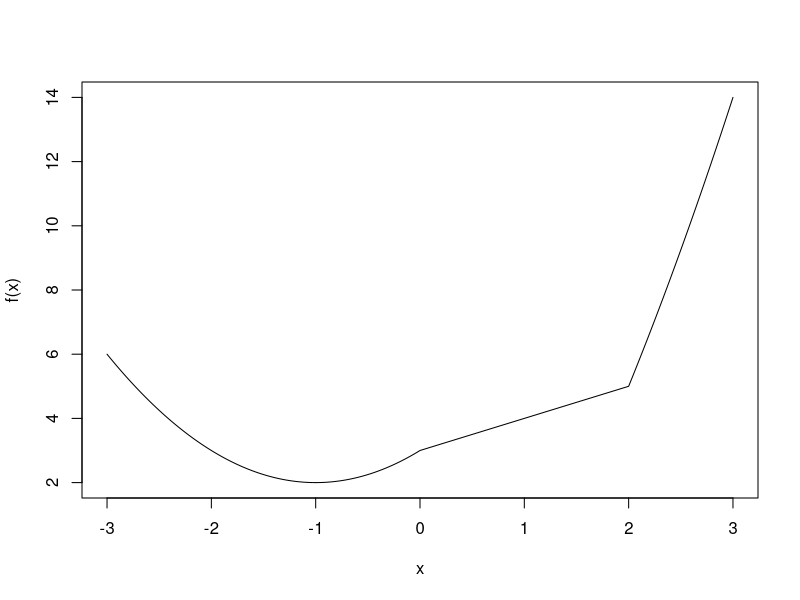

Recreate this plot in R. (Note: this script raises an error after producing the figure.)
## ---- chunk 1
knitr::opts_chunk$set(echo = TRUE)
## ---- chunk 2

tmpFn1 <- function(xVec){
  return(xVec^(1:length(xVec)))
}

## simple example
a <- c(2, 5, 3, 8, 2, 4)

b <- tmpFn1(a)
b

## ---- chunk 3
tmpFn2 <- function(xVec2){
  
  n = length(xVec2)
  
  return(xVec2^(1:n)/(1:n))
}

c <- tmpFn2(a)
c
## ---- chunk 4
tmpFn3 <- function(x, n){
  return (1 + sum((x^(1:n))/(1:n)))
}
d <- tmpFn3(2, 5)
d
## ---- chunk 5
tmpFn <- function(xVec){
  n <- length(xVec)
  first <- (1:(n-2))
  second <- first + 1
  third <- first + 2
  return ((xVec[first] + xVec[second] + xVec[third])/3)
}
e <- tmpFn(c(1:5, 6:1))
e
## ---- chunk 6
tmpFn <- function(x){
  ifelse( (x < 0), (x^2 + 2*x + 3),
          ifelse( x < 2, x + 3, x^2 + 4*x - 7)
  )
}
tmp <- seq(-3, 3, len=10000)
plot(tmp, tmpFn(tmp), type = "l", xlab = "x", ylab = "f(x)")
## ---- chunk 7
tmpFn <- function(m){
  m[m%%2 == 1] <- 2* m[m%%2 == 1]
  m
}

test <- matrix(c(1,1,3,5,2,6,-2,-1,-3), nrow=3, byrow=TRUE)
test
tmpFn(test)
## ---- chunk 8
tmpFn <- function(n, k) {
  tmp <- diag(k, nrow = n)
  tmp[abs(row(tmp) - col(tmp)) == 1] <- 1
  tmp
}
tmpFn(6,3)
## ---- chunk 9
quadrant <- function(alpha) {
 1 + (alpha %% 360) %/% 90
}
quadrant(45)
quadrant(105)
quadrant(250)
quadrant(300)
quadrant(1000)
## ---- chunk 10
weekday <- function(day, month, year) {
 k <- day
 m <- month - 2
  if (m <= 0) {
    m <- m + 12
    year <- year - 1
  }

 c <- year %/% 100 
 y <- year %% 100
 tmp <- (floor(2.6*m - 0.2) + k + y + y %/% 4 + c %/% 4 - 2 * c) 
 week <- c("Sunday","Monday","Tuesday", "Wednesday", "Thursday", "Friday", "Saturday")
 return (week[tmp%% 7 + 1])
}
weekday(30,1,2018)
## ---- chunk 11
days <- c(1,6,10)
months <- c(2,2,2)
years <- c(2018,2018,2018)
weekday(days, months,years)
# This returns "the condition has length > 1 and only the first element will be used" but still gives me anwers, so my function works
## ---- chunk 12
testLoop <- function(n){ 
  x <- rep(0, n-1)
  x[1] <- 1
  x[2] <- 2
  for(i in 3:length(x)){
    x[i] <- x[i-1] + 2/x[i-1]
  }
  return(x)
}
#test 
testLoop(10)
## ---- chunk 13
testLoop2 <- function(yVec){ 
  n <- length(yVec)
  tmp <- exp(1:n)
  return(sum(tmp))
}
testLoop2(c(1:8)) 
testLoop2(c(2,59,8,3,10,34,55,4)) 
## ---- chunk 14
quadmap <- function(start, rho, niter){
  x <- rep(0, niter)
  x[1] <- start
  for(i in 2:niter){
    x[i] = rho * x[i-1] * (1- x[i-1])
  }
  return(x)
}

quadmap(start=0.8, rho=2, niter=100) 
tmp<-quadmap(start=0.95, rho=2.99, niter=500)
plot(tmp, type="l")
plot(tmp[300:500], type="l")
## ---- chunk 15
quadmap2 <- function(start, rho){ 
  x1 <- start
  n <- 1
  while(abs(x1 - rho * x1 * (1 - x1)) >= 0.02 ){ 
    x1 <- rho * x1 * (1 - x1)
    n <- n + 1
  }
  return(n)
}
quadmap2(start=.95, rho=2.99) 
## ---- chunk 16
tmpFn <- function(xVec){
  x <- xVec - mean(xVec)
  sxx <- sum(x^2)
  n <- length(xVec)
  r1 <- sum ( x[2:n] * x[1:(n-1)] ) / sxx
  r2 <- sum ( x[3:n] * x[1:(n-2)] ) / sxx
  return (c(r1, r2))
}

#testing function over given interval
tmpFn(seq(2,56, by=3))
## ---- chunk 17
tmpFn2 <- function(xVec, k){
  x <- xVec - mean(xVec)
  sxx <- sum(x^2)
  n <- length(x)
  return(c(1, sapply((1:k), function(a) sum( x[(a+1):n] * x[1:(n-a)] / sxx  ))))
}

tmpFn2(seq(2,56, by=3), 5)
